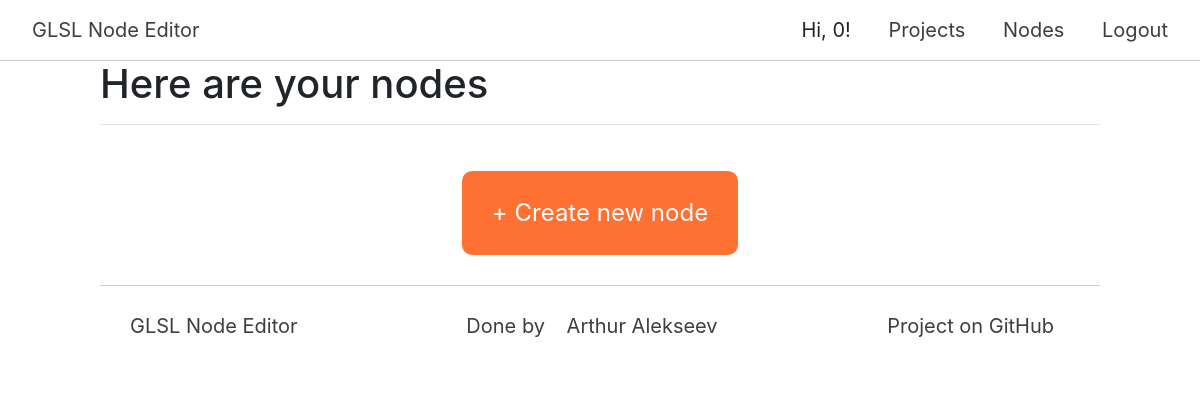
/node (signed in), run on an earlier commit of the app's database.
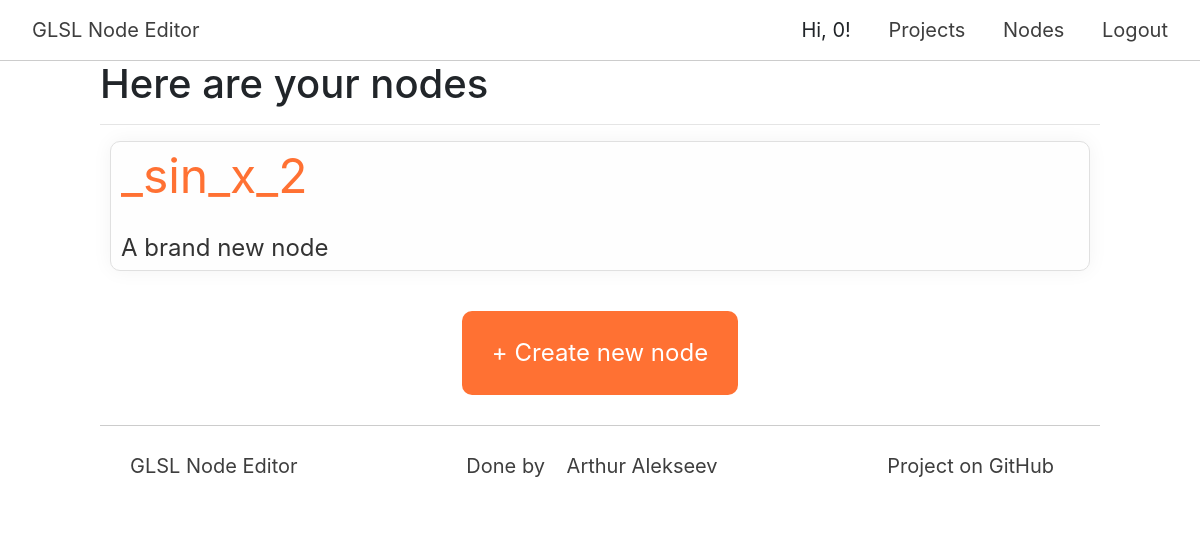
And on a later commit of the database.
### db/models/nodes_model.py (models this page shows)
class NodeModel(SqlAlchemyBase):
    __tablename__ = 'nodes'
    id = sqlalchemy.Column(sqlalchemy.Integer, primary_key=True, autoincrement=True)
    json_code = sqlalchemy.Column(sqlalchemy.String, nullable=True)
    author_id = sqlalchemy.Column(sqlalchemy.Integer, sqlalchemy.ForeignKey("users.id"))
    name = sqlalchemy.Column(sqlalchemy.String, nullable=True)
    description = sqlalchemy.Column(sqlalchemy.String, nullable=True)
    user = orm.relation('UserModel')

### app.py (the view)
@app.route('/node')
@login_required
def nodes_page():
    session = db_session.create_session()
    nodes = session.query(Node).filter(Node.author_id == current_user.id)
    return render_template("nodes.html", nodes=nodes)

### app.py (called while the page is built)
@login_manager.user_loader
def load_user(user_id):
    session = db_session.create_session()
    return session.query(User).get(user_id)

### db/db_session.py (called while the page is built)
def create_session() -> Session:
    global __factory
    return __factory()

### templates/nodes.html
{% extends "base.html" %}
{% block content %}
    <link rel="stylesheet" href="/static/projects/css/projects.css">
    <div class="p-title">
        <h1>
            Here are your nodes
        </h1>
    </div>
    <hr>
    {% for node in nodes %}
        <div class="project" onclick="document.location = '/node/{{ node.id }}'">
            <div class="project-data">
                <span class="project-name">
                    {{ node.name }}
                </span>
                <br>
                <span class="project-description">
                    {{ node.description }}
                </span>
            </div>
        </div>
    {% endfor %}
    <div class="new-project">
        <button id="new-project" onclick="document.location = '/new_node'"> <span class="big-plus">+</span> Create new node </button>
    </div>
{% endblock %}

What changed in the data, as far as the page shows it:
added NodeModel: name "_sin_x_2", description "A brand new node"
